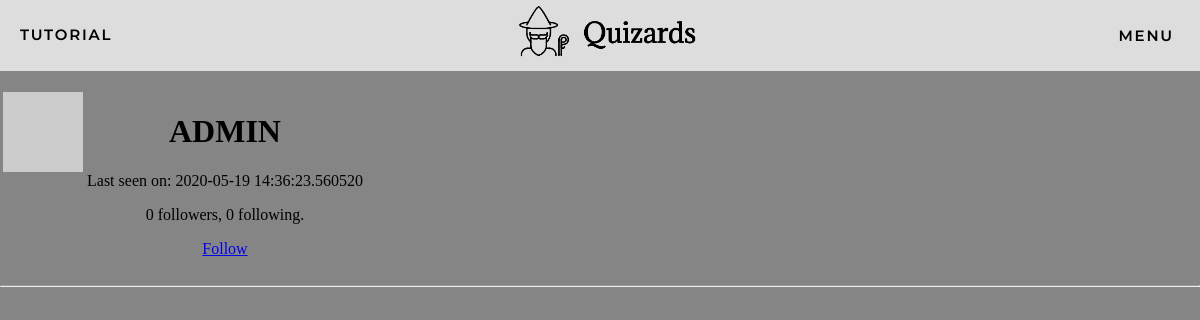
/user/ADMIN (signed in), run on an earlier commit of the app's database.
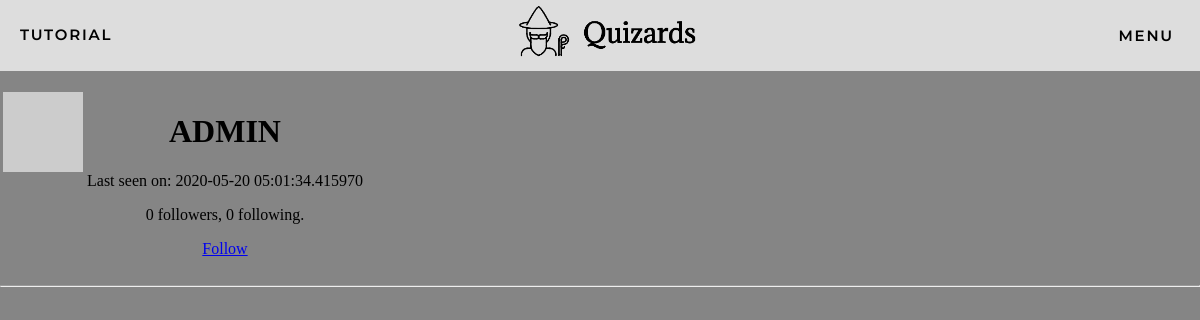
And on a later commit of the database.
### app/models.py (models this page shows, shortened)
class User(UserMixin, db.Model):
    id = db.Column(db.Integer, primary_key=True)
    username = db.Column(db.String(64), index=True, unique=True)
    email = db.Column(db.String(120), index=True, unique=True)
    password_hash = db.Column(db.String(128))
    posts = db.relationship('Post', backref='author', lazy='dynamic')
    authorOf = db.relationship('Quizzes', backref='author', lazy='dynamic')
    admin = db.Column(db.Boolean, unique=False, default=False)
    marksOf = db.relationship('quizMarks', backref='markOf', lazy='dynamic')
    def avatar(self, size):
        digest = md5(self.email.lower().encode('utf-8')).hexdigest()
        return 'https://www.gravatar.com/avatar/{}?d=identicon&s={}'.format(
            digest, size)
    about_me = db.Column(db.String(140))
    last_seen = db.Column(db.DateTime, default=datetime.utcnow)
    followed = db.relationship(
        'User', secondary=followers,
        primaryjoin=(followers.c.follower_id == id),
        secondaryjoin=(followers.c.followed_id == id),
        backref=db.backref('followers', lazy='dynamic'), lazy='dynamic')
    def is_following(self, user):
        return self.followed.filter(
            followers.c.followed_id == user.id).count() > 0

### app/routes.py (the view)
@app.route('/user/<username>')
@login_required
def user(username):
    user = User.query.filter_by(username=username).first_or_404()
    page = request.args.get('page', 1, type=int)
    posts = user.posts.order_by(Post.timestamp.desc()).paginate(
        page, app.config['POSTS_PER_PAGE'], False)
    next_url = url_for('user', username=user.username, page=posts.next_num) \
        if posts.has_next else None
    prev_url = url_for('user', username=user.username, page=posts.prev_num) \
        if posts.has_prev else None
    return render_template('user.html', user=user, posts=posts.items,
                           next_url=next_url, prev_url=prev_url)

### app/models.py (called while the page is built)
@login.user_loader
def load_user(id):
    return User.query.get(int(id))

### app/routes.py (called while the page is built)
@app.before_request
def before_request():
    if current_user.is_authenticated:
        g.user = load_user(current_user.id)
        current_user.last_seen = datetime.utcnow()
        db.session.commit()

### app/templates/user.html (shortened to what this page needs)
{% extends "base.html" %}
{% block content %}
    <table>
        <tr valign="top">
            <td><img src="{{ user.avatar(128) }}"></td>
            <td>
                <h1>{{ user.username }}</h1>
                {% if user.last_seen %}<p>Last seen on: {{ user.last_seen }}</p>{% endif %}
                <p>{{ user.followers.count() }} followers, {{ user.followed.count() }} following.</p>
                {% if user == current_user %}
                <p><a href="{{ url_for('edit_profile') }}">Edit your profile</a></p>
                {% elif not current_user.is_following(user) %}
                <p><a href="{{ url_for('follow', username=user.username) }}">Follow</a></p>
                {% else %}
                <p><a href="{{ url_for('unfollow', username=user.username) }}">Unfollow</a></p>
                {% endif %}
            </td>
        </tr>
    </table>
    <hr>
{% endblock %}

What changed in the data, as far as the page shows it:
changed User "ADMIN": last_seen "2020-05-19 14:36:23.560520" → "2020-05-20 05:01:34.415970"
